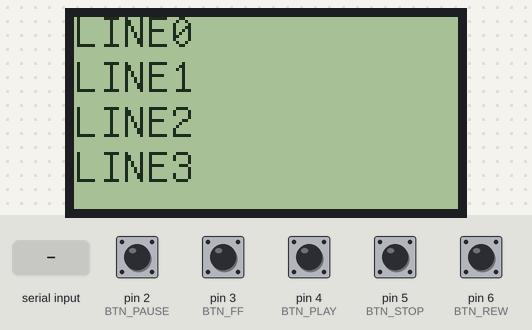
This sketch was run on a simulated Arduino Uno, built with avr-gcc and run on an emulated ATmega328P. Shown: 128×64 one-colour display. The inputs (shaded band) are chosen by the test bench; at power-on: pin 2 (BTN_PAUSE), pin 3 (BTN_FF), pin 4 (BTN_PLAY), pin 5 (BTN_STOP), pin 6 (BTN_REW) HIGH. What the sketch prints to the serial monitor is not drawn.

Above: at 1.2 s.
1.3 s: "C,45\n" received over Serial
At 2.9 s:
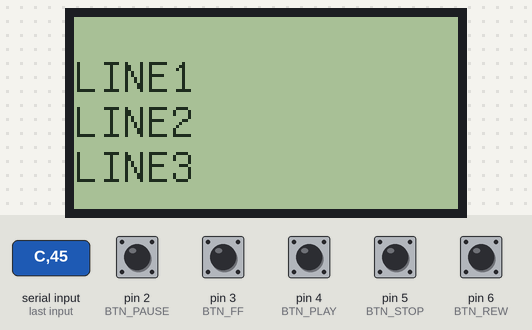
3.2 s: pin 2 (BTN_PAUSE) pulled LOW for 1 s
Timing chart, 0 to 6.2 s (numbered marks = the images above; inputs shaded):
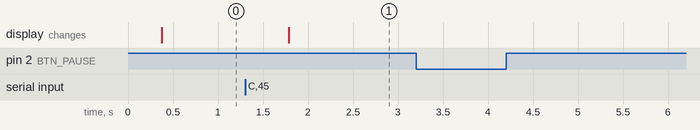

The sketch:

megaton.ino
```cpp
#include <Arduino.h>
// Graphical LCD display 128x64
// driver ST7920

#include "U8glib.h"

// LCD connection pins
#define EN 13
#define RW 12
#define RS 11

typedef enum {
    BTN_PLAY = 4,
    BTN_REW = 6,
    BTN_FF = 3,
    BTN_STOP = 5,
    BTN_PAUSE = 2
} ButtonPin;

typedef enum {
    EBTN_PLAY = 0,
    EBTN_REW,
    EBTN_FF,
    EBTN_STOP,
    EBTN_PAUSE
} ButtonID;

typedef struct {
    ButtonID id;
    ButtonPin pin;
    int lastState;
} Button;

Button buttons[5] = {
        {.id = EBTN_PLAY, .pin = BTN_PLAY, .lastState = 1},
        {.id = EBTN_REW, .pin = BTN_REW, .lastState = 1},
        {.id = EBTN_FF, .pin = BTN_FF, .lastState = 1},
        {.id = EBTN_STOP, .pin = BTN_STOP, .lastState = 1},
        {.id = EBTN_PAUSE, .pin = BTN_PAUSE, .lastState = 1},
};

// OLED display initialization
U8GLIB_ST7920_128X64_1X lcd(EN, RW, RS);

// timestamp of last LCD refresh
long int lastRefresh = 0;

String line0 = "LINE0          ";
String line1 = "LINE1          ";
String line2 = "LINE2          ";
String line3 = "LINE3          ";

String * lines[] = {&line0, &line1, &line2, &line3};

// draw initial screen
void draw(void) {
    // font size settings, this option leads to
    // ca. 15x4 characters
    lcd.setFont(u8g_font_unifont);
    // print position setup, till 128, 64
    lcd.setPrintPos(0, 10);
    lcd.print(line0);
    lcd.setPrintPos(0, 25);
    lcd.print(line1);
    lcd.setPrintPos(0, 40);
    lcd.print(line2);
    lcd.setPrintPos(0, 55);
    lcd.print(line3);
}

void setup(void) {
    // white color for print
    if ( lcd.getMode() == U8G_MODE_R3G3B2 ) {
        lcd.setColorIndex(255);
    }
    // maximal light intensity
    else if ( lcd.getMode() == U8G_MODE_GRAY2BIT ) {
        lcd.setColorIndex(3);
    }
    // pixel visibility
    else if ( lcd.getMode() == U8G_MODE_BW ) {
        lcd.setColorIndex(1);
    }

    pinMode(BTN_PLAY, INPUT_PULLUP);
    pinMode(BTN_REW, INPUT_PULLUP);
    pinMode(BTN_FF, INPUT_PULLUP);
    pinMode(BTN_STOP, INPUT_PULLUP);
    pinMode(BTN_PAUSE, INPUT_PULLUP);

    Serial.begin(115200);
    Serial.println("I READY");
}

String readString;
unsigned int x, y;
char str[64];

void loop(void) {
    if (Serial.available()) {
        Serial.println("I READ");
        readString = Serial.readStringUntil('\n');

        switch(readString[0]){
            case 'P': {
                sscanf(readString.substring(1).c_str(), "%u %u %[^\n]",&x,&y,str);
                String * line = lines[y];
                String change = line->substring(0, x);
                change += str;
                change += line->substring(x + strlen(str));
                *line = change;
                break;
            }
            case 'C': {
                unsigned int len;
                sscanf(readString.substring(1).c_str(), "%u %u %u",&y,&x,&len);
                if(len == 0)
                {
                    len = 16;
                }
                String * line = lines[y];
                for (unsigned int i = x; (i < (x+len)) && (i < 16); ++i) {
                    line->setCharAt(i,' ');
                }
                break;
            }
            default:
                break;
        }
    }

    for (int j = 0; j <= EBTN_PAUSE; ++j) {
        int state = digitalRead(buttons[j].pin);
        if(buttons[j].lastState != state)
        {
            Serial.print("B ");
            Serial.print(j);
            Serial.print(" ");
            Serial.println(!state);
            buttons[j].lastState = state;
        }
    }

    if (millis()-lastRefresh > 100) {
        lcd.firstPage();
        do {
            draw();
            if(str[0] != '\0'){
                lcd.setFont(u8g_font_unifont);
                lcd.setPrintPos(x,y);
                lcd.print(str);
            }
        } while( lcd.nextPage() );
        lastRefresh = millis();
    }
    str[0] = '\0';
    delay(10);
}
```

Measured:
- after the input at 1.3 s, the display: changes after 0.49 s (image 1)
- after the input at 3.2 s, every drawn part: stays the same
